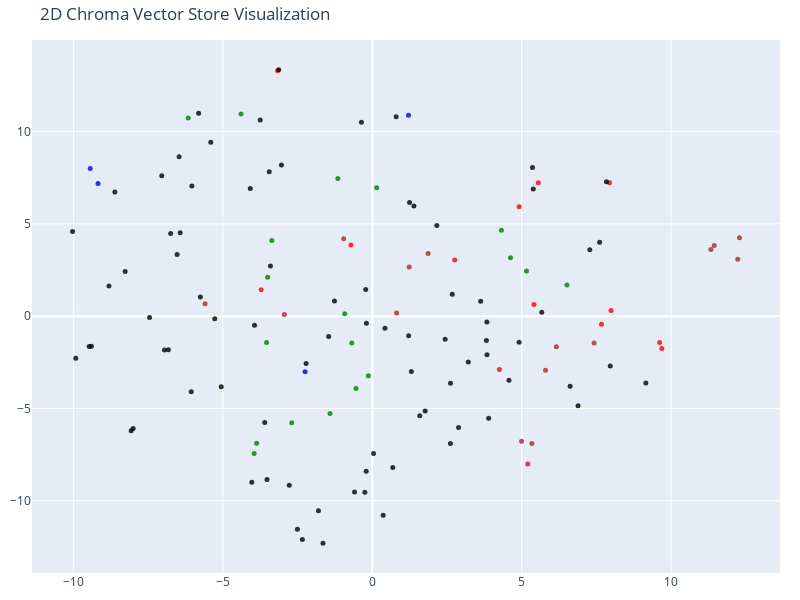

The notebook cell saved with this chart:
### Code cell
# Reduce the dimensionality of the vectors to 2D using t-SNE
# (t-distributed stochastic neighbor embedding)

tsne = TSNE(n_components=2, random_state=42)
reduced_vectors = tsne.fit_transform(vectors)

# Create the 2D scatter plot
fig = go.Figure(data=[go.Scatter(
    x=reduced_vectors[:, 0],
    y=reduced_vectors[:, 1],
    mode='markers',
    marker=dict(size=5, color=colors, opacity=0.8),
    text=[f"Type: {t}<br>Text: {d[:100]}..." for t, d in zip(doc_types, documents)],
    hoverinfo='text'
)])

fig.update_layout(
    title='2D Chroma Vector Store Visualization',
    scene=dict(xaxis_title='x',yaxis_title='y'),
    width=800,
    height=600,
    margin=dict(r=20, b=10, l=10, t=40)
)

fig.show()

### Figure 1 — Plotly figure (JSON) as saved in the notebook; plotly's stock layout.template omitted (floating-point values rounded to 4 significant figures; data arrays with more than 128 entries replaced by an {"elided": "..."} marker saying what was removed)
{"data": [{"hoverinfo": "text", "marker": {"color": ["blue", "blue", "blue", "blue", "green", "green", "green", "green", "green", "green", "green", "green", "green", "green", "green", "green", "green", "green", "green", "green", "green", "green", "green", "red", "red", "red", "red", "red", "red", "red", "red", "red", "red", "red", "red", "red", "brown", "brown", "brown", "brown", "brown", "brown", "brown", "brown", "brown", "brown", "brown", "brown", "brown", "brown", "brown", "brown", "black", "black", "black", "black", "black", "black", "black", "black", "black", "black", "black", "black", "black", "black", "black", "black", "black", "black"], "opacity": 0.8, "size": 5}, "mode": "markers", "text": {"elided": "135 str values"}, "type": "scatter", "x": {"elided": "135 float values"}, "y": {"elided": "135 float values"}}], "layout": {"height": 600, "margin": {"b": 10, "l": 10, "r": 20, "t": 40}, "scene": {"xaxis": {"title": {"text": "x"}}, "yaxis": {"title": {"text": "y"}}}, "title": {"text": "2D Chroma Vector Store Visualization"}, "width": 800}}
